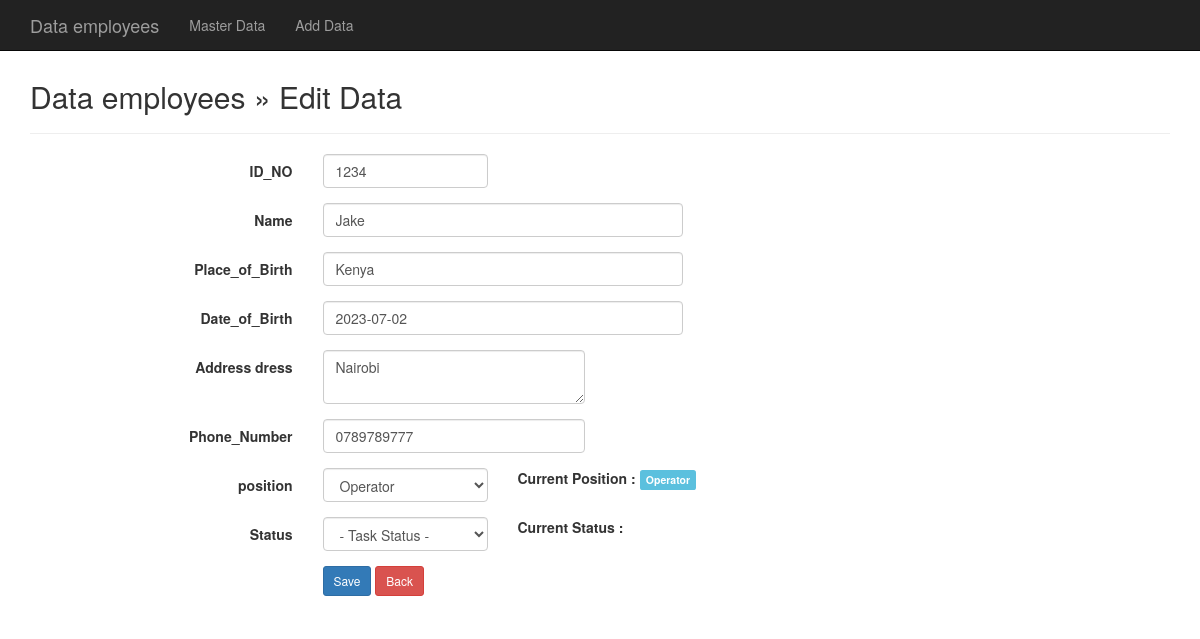
Page /edit.php?ID_NO=1234 on the committed database.
### tables this page shows
CREATE TABLE `employees` (
  `ID_NO` varchar(10) NOT NULL,
  `name` varchar(50) NOT NULL,
  `Place_of_Birth` varchar(30) NOT NULL,
  `Date_of_Birth` varchar(30) NOT NULL,
  `Address` varchar(50) NOT NULL,
  `Phone_Number` varchar(10) NOT NULL,
  `Position` varchar(15) NOT NULL,
  `status` varchar(200) NOT NULL,
  `username` varchar(15) NOT NULL,
  `password` varchar(15) NOT NULL,
  `Tasks` varchar(250) NOT NULL
);

### edit.php (the view, shortened to what this page needs)
<?php
include("koneksi.php");
?>
<!DOCTYPE html>
<html lang="en">
<head>
	<link href="css/bootstrap.min.css" rel="stylesheet">
	<link href="css/bootstrap-datepicker.css" rel="stylesheet">
</head>
<body>
	<nav class="navbar navbar-inverse navbar-fixed-top">
		<div class="container">
			<div class="navbar-header">
				<a class="navbar-brand hidden-xs hidden-sm" href="http://www.hakkoblogs.com">Data employees</a>
			</div>
			<div id="navbar" class="navbar-collapse collapse">
				<ul class="nav navbar-nav">
					<li><a href="index.php">Master Data</a></li>
					<li><a href="add.php">Add Data</a></li>
				</ul>
			</div>
		</div>
	</nav>
	<div class="container">
		<div class="content">
			<h2>Data employees &raquo; Edit Data</h2>
			<hr />
			<?php
			$ID_NO = $_GET['ID_NO'];
			$sql = mysqli_query($koneksi, "SELECT * FROM employees WHERE ID_NO='$ID_NO'");
			if(mysqli_num_rows($sql) == 0){
				header("Location: index.php");
			}else{
				$row = mysqli_fetch_assoc($sql);
			}
			?>
			<form class="form-horizontal" action="" method="post">
				<div class="form-group">
					<label class="col-sm-3 control-label">ID_NO</label>
					<div class="col-sm-2">
						<input type="text" name="ID_NO" value="<?php echo $row ['ID_NO']; ?>" class="form-control" placeholder="ID_NO" required>
					</div>
				</div>
				<div class="form-group">
					<label class="col-sm-3 control-label">Name</label>
					<div class="col-sm-4">
						<input type="text" name="name" value="<?php echo $row ['name']; ?>" class="form-control" placeholder="name" required>
					</div>
				</div>
				<div class="form-group">
					<label class="col-sm-3 control-label">Place_of_Birth</label>
					<div class="col-sm-4">
						<input type="text" name="Place_of_Birth" value="<?php echo $row ['Place_of_Birth']; ?>" class="form-control" placeholder="Place_of_Birth" required>
					</div>
				</div>
				<div class="form-group">
					<label class="col-sm-3 control-label">Date_of_Birth</label>
					<div class="col-sm-4">
						<input type="text" name="Date_of_Birth" value="<?php echo $row ['Date_of_Birth']; ?>" class="input-group date form-control" date="" data-date-format="yyyy-mm-dd" placeholder="0000-00-00" required>
					</div>
				</div>
				<div class="form-group">
					<label class="col-sm-3 control-label">Address
					dress</label>
					<div class="col-sm-3">
						<textarea name="address" class="form-control" placeholder="address"><?php echo $row ['Address']; ?></textarea>
					</div>
				</div>
				<div class="form-group">
					<label class="col-sm-3 control-label">Phone_Number</label>
					<div class="col-sm-3">
						<input type="text" name="phone_number" value="<?php echo $row ['Phone_Number']; ?>" class="form-control" placeholder="Phone_Number" required>
					</div>
				</div>
				<div class="form-group">
					<label class="col-sm-3 control-label">position</label>
					<div class="col-sm-2">
						<select name="position" class="form-control" required>
							<option value="Operator" <?php if ($row['Position'] == 'Operator') echo 'selected'; ?>>Operator</option>
						</select>
					</div>
                    <div class="col-sm-3">
                        <b>Current Position :</b>
                        <?php
                            $position = $row['Position'];
                            $labelClass = '';
                            switch ($position) {
                                case 'Operator':
                                    $labelClass = 'label label-info';
                                    break;
                            }
                        ?>
                        <span class="<?php echo $labelClass; ?>"><?php echo $row['Position']; ?></span>
				    </div>
				</div>
				<div class="form-group">
					<label class="col-sm-3 control-label">Status</label>
					<div class="col-sm-2">
						<select name="status" class="form-control">
							<option value="">- Task Status -</option>
						</select>
					</div>
                    <div class="col-sm-3">
                        <b>Current Status :</b>
				    </div>
                </div>
				<div class="form-group">
					<label class="col-sm-3 control-label">&nbsp;</label>
					<div class="col-sm-6">
						<input type="submit" name="save" class="btn btn-sm btn-primary" value="Save">
						<a href="index.php" class="btn btn-sm btn-danger">Back</a>
					</div>
				</div>
			</form>
		</div>
	</div>
</body>
</html>

### edit.php (style rules this page uses)
.content { margin-top: 80px; }

### rows in the picture
employees: ID_NO "1234", name "Jake", Place_of_Birth "Kenya", Date_of_Birth "2023-07-02", address "Nairobi", phone_number "0789789777", position "Operator", Position "Operator"
